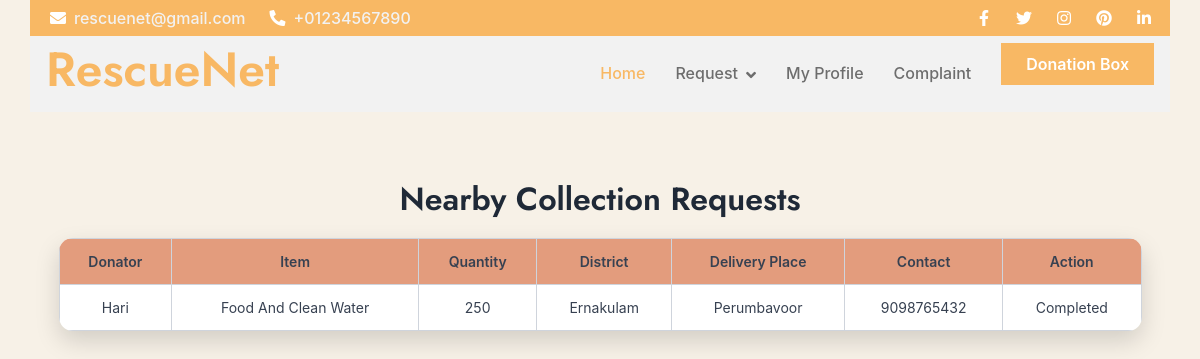
Before: /Volunteer/MyCollectionRequest/ (signed in) with the older database file.
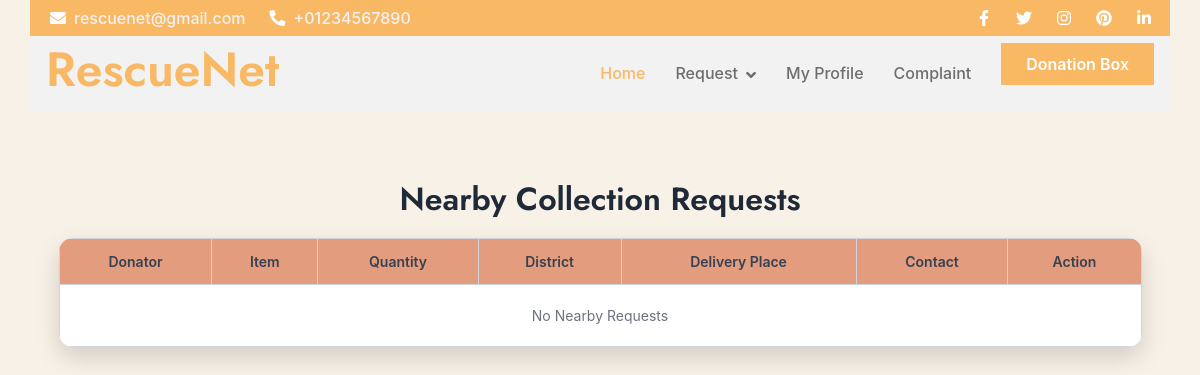
After: the same page with the newer database file.
### Volunteer/models.py (models this page shows)
class tbl_collectionrequest(models.Model):
    request_date = models.DateField(auto_now_add=True)
    status = models.IntegerField(default=0)
    donation_id = models.ForeignKey(tbl_donation, on_delete=models.CASCADE)
    delivery_place = models.ForeignKey(tbl_place, on_delete=models.CASCADE,null=True)
    volunteer_id = models.ForeignKey(tbl_volunteer, on_delete=models.CASCADE, null=True)

class tbl_donation(models.Model):
    donation_date=models.DateField(auto_now_add=True)
    donation_status=models.IntegerField(default=0)
    donation_type=models.CharField(max_length=100)
    donation_remark=models.CharField(max_length=100)
    donation_amount=models.CharField(max_length=100)
    donationitem_id=models.ForeignKey(tbl_donationitems,on_delete=models.CASCADE,null=True)
    user_id=models.ForeignKey(tbl_user,on_delete=models.CASCADE,null=True)
    volunteer_id=models.ForeignKey(tbl_volunteer,on_delete=models.CASCADE,null=True)

class tbl_donationitems(models.Model):
    donationitems_name=models.CharField(max_length=100)
    donationitems_count=models.CharField(max_length=100)
    donationrequest_id=models.ForeignKey(tbl_donationrequest,on_delete=models.CASCADE,null=True)

### Guest/models.py (models this page shows)
class tbl_user(models.Model):
    user_name=models.CharField(max_length=50)
    user_email=models.CharField(max_length=50)
    user_contact=models.CharField(max_length=50)
    user_address=models.CharField(max_length=100)
    user_password=models.CharField(max_length=50)
    user_photo=models.FileField(upload_to="Assets/UserDocs/")
    place=models.ForeignKey(tbl_place,on_delete=models.CASCADE)
    user_status=models.IntegerField(default=0)

### Admin/models.py (models this page shows)
class tbl_place(models.Model):
    place_name = models.CharField(max_length=50)
    district = models.ForeignKey(tbl_district,on_delete=models.CASCADE)

class tbl_district(models.Model):
    district_name=models.CharField(max_length=50)

### Volunteer/views.py (the view)
# urls.py: path("MyCollectionRequest/",views.MyCollectionRequest,name="MyCollectionRequest"),
def MyCollectionRequest(request):
    if "vid" not in request.session:
        return redirect("Guest:Login")
    volunteer = tbl_volunteer.objects.get(id=request.session["vid"])
    requests = tbl_collectionrequest.objects.filter(volunteer_id=volunteer)
    return render(request, "Volunteer/MyCollectionRequest.html", {'requests': requests})

### Volunteer/Templates/Volunteer/MyCollectionRequest.html (shortened to what this page needs)
{% extends 'Volunteer/Header.html' %}
{% block content %}
<!DOCTYPE html>
<html lang="en">
<head>
</head>
<body>
<h2>Nearby Collection Requests</h2>
<table>
    <tr>
        <th>Donator</th>
        <th>Item</th>
        <th>Quantity</th>
        <th>District</th>
        <th>Delivery Place</th>
        <th>Contact</th>
        <th>Action</th>
    </tr>
    {% for r in requests %}
    <tr>
        <td>{{ r.donation_id.user_id.user_name }}</td>
        <td>{{ r.donation_id.donationitem_id.donationitems_name }}</td>
        <td>{{ r.donation_id.donation_amount }}</td>
        <td>{{ r.donation_id.user_id.place.district.district_name }}</td>
        <td>{{ r.donation_id.user_id.place.place_name }}</td>
        <td>{{ r.donation_id.user_id.user_contact }}</td>
        <td>
            {% if r.status == 1 %}
                <a href="{% url 'Volunteer:updatestatus' r.id 2 %}">Collected</a>
            {% elif r.status == 2 %}
                <a href="{% url 'Volunteer:updatestatus' r.id 3 %}">Delivered</a>
            {% elif r.status == 3 %}
                <span>Completed</span>
            {% endif %}
        </td>
    </tr>
    {% empty %}
    <tr>
        <td colspan="7">No Nearby Requests</td>
    </tr>
    {% endfor %}
</table>
</body>
</html>
{% endblock %}

Changed rows visible on the page:
removed tbl_collectionrequest: donation_id.user_id.user_name "Hari", donation_id.donationitem_id.donationitems_name "Food And Clean Water", donation_id.donation_amount "250", donation_id.user_id.place.district.district_name "Ernakulam", donation_id.user_id.place.place_name "Perumbavoor", donation_id.user_id.user_contact "9098765432", status "Completed"
Other visible differences:
text now shown: "No Nearby Requests"
